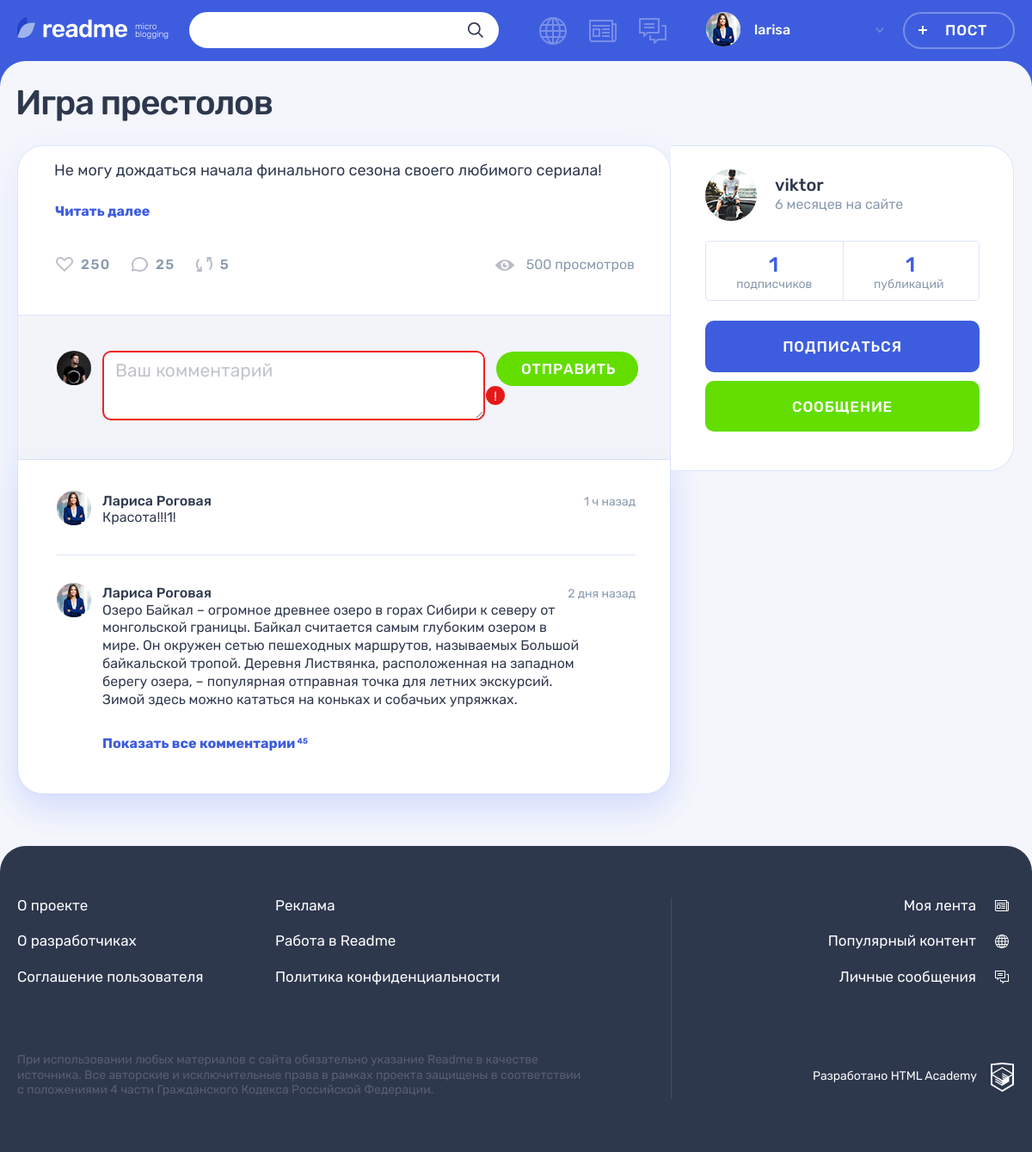
Screenshot of /post.php?id=2 (signed in) with the database file from the repository.
### tables this page shows
CREATE TABLE posts (
  id  INT UNSIGNED AUTO_INCREMENT PRIMARY KEY NOT NULL,
  date_add  DATETIME NOT NULL,
  title VARCHAR(128) NOT NULL,
  content TEXT NOT NULL,
  quote_author  VARCHAR(128),
  image VARCHAR(128),
  video VARCHAR(128),
  link  VARCHAR(128),
  views INT UNSIGNED NOT NULL DEFAULT 0,
  post_author_id INT UNSIGNED NOT NULL,
  content_type_id INT UNSIGNED NOT NULL,
  likes_count INT UNSIGNED NOT NULL DEFAULT 0,
  FOREIGN KEY (post_author_id) REFERENCES users(id),
  FOREIGN KEY (content_type_id) REFERENCES content_types(id)
);

CREATE TABLE users (
  id  INT UNSIGNED AUTO_INCREMENT PRIMARY KEY NOT NULL,
  date_add  DATETIME NOT NULL,
  email VARCHAR(128) NOT NULL,
  login VARCHAR(128) NOT NULL,
  password  CHAR(64) NOT NULL,
  avatar  VARCHAR(128),
  UNIQUE INDEX email(email),
  UNIQUE INDEX login(login)
);

### helpers.php (called while the page is built, shortened)
<?php
function get_noun_plural_form(int $number, string $one, string $two, string $many): string
{
    $number = (int)$number;
    $mod10 = $number % 10;
    $mod100 = $number % 100;
    switch (true) {
        case ($mod10 > 5):
            return $many;
    }
}
function include_template($name, array $data = [])
{
    $name = 'templates/' . $name;
    extract($data);
    require $name;
    $result = ob_get_clean();
    return $result;
}

### includes/functions.inc.php (called while the page is built, shortened)
<?php
function select_query($con, $sql, $type = 'all')
{
    mysqli_set_charset($con, "utf8");
    $result = mysqli_query($con, $sql) or trigger_error("Ошибка в запросе к базе данных: ".mysqli_error($con), E_USER_ERROR);
    if ($type == 'assoc') {
        return mysqli_fetch_assoc($result);
    }
    if ($type == 'row') {
        return mysqli_fetch_row($result)[0];
    }
    return mysqli_fetch_all($result, MYSQLI_ASSOC);
}
function get_post_interval($post_time, $caption)
{
    $current_time = date_create();
    $interval = date_diff(date_create($post_time), $current_time);
    $years = floor($interval->y);
    $months = floor($interval->m);
    $days = floor($interval->d);
    $weeks = floor($days / 7);
    $hours = floor($interval->h);
    $minutes = floor($interval->i);
    if ($years) {
        $time = $years . ' ' . get_noun_plural_form($years, 'год', 'года', 'лет') . ' ' . $caption;
    } elseif ($months) {
        $time = $months . ' ' . get_noun_plural_form($months, 'месяц', 'месяца', 'месяцев') . ' ' . $caption;
    } elseif ($days > 7) {
        $time = $weeks . ' ' . get_noun_plural_form($weeks, 'неделя', 'недели', 'недель') . ' ' . $caption;
    } elseif ($days) {
        $time = $days . ' ' . get_noun_plural_form($days, 'день', 'дня', 'дней') . ' ' . $caption;
    } elseif ($hours) {
        $time = $hours . ' ' . get_noun_plural_form($hours, 'час', 'часа', 'часов') . ' ' . $caption;
    } elseif ($minutes) {
        $time = $minutes . ' ' . get_noun_plural_form($minutes, 'минута', 'минуты', 'минут') . ' ' . $caption;
    } else {
        $time = 'Только что';
    }
    return $time;
}

### templates/post.php (the view, shortened to what this page needs)
<div class="container">
  <h1 class="page__title page__title--publication"><?= $post['title'] ?></h1>
  <section class="post-details">
    <div class="post-details__wrapper post-photo">
      <div class="post-details__main-block post post--details">
        <?= $post_content ?>
        <div class="post__indicators">
          <div class="post__buttons">
            <a class="post__indicator post__indicator--likes button" href="#" title="Лайк">
              <svg class="post__indicator-icon" width="20" height="17">
                <use xlink:href="#icon-heart"></use>
              </svg>
              <span>250</span>
            </a>
            <a class="post__indicator post__indicator--comments button" href="#" title="Комментарии">
              <svg class="post__indicator-icon" width="19" height="17">
                <use xlink:href="#icon-comment"></use>
              </svg>
              <span>25</span>
            </a>
            <a class="post__indicator post__indicator--repost button" href="#" title="Репост">
              <svg class="post__indicator-icon" width="19" height="17">
                <use xlink:href="#icon-repost"></use>
              </svg>
              <span>5</span>
            </a>
          </div>
          <span class="post__view">500 просмотров</span>
        </div>
        <div class="comments">
          <form class="comments__form form" action="#" method="post">
            <div class="comments__my-avatar">
              <img class="comments__picture" src="img/userpic-medium.jpg" alt="Аватар пользователя">
            </div>
            <div class="form__input-section form__input-section--error">
              <textarea class="comments__textarea form__textarea form__input" placeholder="Ваш комментарий"></textarea>
              <button class="form__error-button button" type="button">!</button>
            </div>
            <button class="comments__submit button button--green" type="submit">Отправить</button>
          </form>
          <div class="comments__list-wrapper">
            <ul class="comments__list">
              <li class="comments__item user">
                <div class="comments__avatar">
                  <a class="user__avatar-link" href="#">
                    <img class="comments__picture" src="img/userpic-larisa.jpg" alt="Аватар пользователя">
                  </a>
                </div>
                <div class="comments__info">
                  <div class="comments__name-wrapper">
                    <a class="comments__user-name" href="#">
                      <span>Лариса Роговая</span>
                    </a>
                    <time class="comments__time" datetime="2019-03-20">1 ч назад</time>
                  </div>
                  <p class="comments__text">
                    Красота!!!1!
                  </p>
                </div>
              </li>
              <li class="comments__item user">
                <div class="comments__avatar">
                  <a class="user__avatar-link" href="#">
                    <img class="comments__picture" src="img/userpic-larisa.jpg" alt="Аватар пользователя">
                  </a>
                </div>
                <div class="comments__info">
                  <div class="comments__name-wrapper">
                    <a class="comments__user-name" href="#">
                      <span>Лариса Роговая</span>
                    </a>
                    <time class="comments__time" datetime="2019-03-18">2 дня назад</time>
                  </div>
                  <p class="comments__text">
                    Озеро Байкал – огромное древнее озеро в горах Сибири к северу от монгольской границы. Байкал считается самым глубоким озером в мире. Он окружен сетью пешеходных маршрутов, называемых Большой байкальской тропой. Деревня Листвянка, расположенная на западном берегу озера, – популярная отправная точка для летних экскурсий. Зимой здесь можно кататься на коньках и собачьих упряжках.
                  </p>
                </div>
              </li>
            </ul>
            <a class="comments__more-link" href="#">
              <span>Показать все комментарии</span>
              <sup class="comments__amount">45</sup>
            </a>
          </div>
        </div>
      </div>
      <div class="post-details__user user">
        <div class="post-details__user-info user__info">
          <div class="post-details__avatar user__avatar">
            <a class="post-details__avatar-link user__avatar-link" href="#">
              <img class="post-details__picture user__picture" src="<?= $post['avatar'] ?>" alt="Аватар пользователя">
            </a>
          </div>
          <div class="post-details__name-wrapper user__name-wrapper">
            <a class="post-details__name user__name" href="#">
              <span><?= $post['login'] ?></span>
            </a>
            <time class="post-details__time user__time" datetime="<?= $post['date_add'] ?>"><?= $registration_time ?></time>
          </div>
        </div>
        <div class="post-details__rating user__rating">
          <p class="post-details__rating-item user__rating-item user__rating-item--subscribers">
            <span class="post-details__rating-amount user__rating-amount"><?= $subscribers_count ?></span>
            <span class="post-details__rating-text user__rating-text">подписчиков</span>
          </p>
          <p class="post-details__rating-item user__rating-item user__rating-item--publications">
            <span class="post-details__rating-amount user__rating-amount"><?= $author_posts_count ?></span>
            <span class="post-details__rating-text user__rating-text">публикаций</span>
          </p>
        </div>
        <div class="post-details__user-buttons user__buttons">
          <button class="user__button user__button--subscription button button--main" type="button">Подписаться</button>
          <a class="user__button user__button--writing button button--green" href="#">Сообщение</a>
        </div>
      </div>
    </div>
  </section>
</div>

### templates/post-text.php
<div class="post-details__image-wrapper post-text">
    <div class="post__main">
      <p>
        <?= $post['content'] ?>
      </p>
      <a class="post-text__more-link" href="#">Читать далее</a>
    </div>
</div>

### rows the page displays
posts: title "Игра престолов", content "Не могу дождаться начала финального сезона своего любимого сериала!", post_author.avatar (picture), post_author.login "viktor"

### other values shown
$user_name "larisa"
$registration_time "6 месяцев на сайте"
$subscribers_count "1"
$author_posts_count "1"
